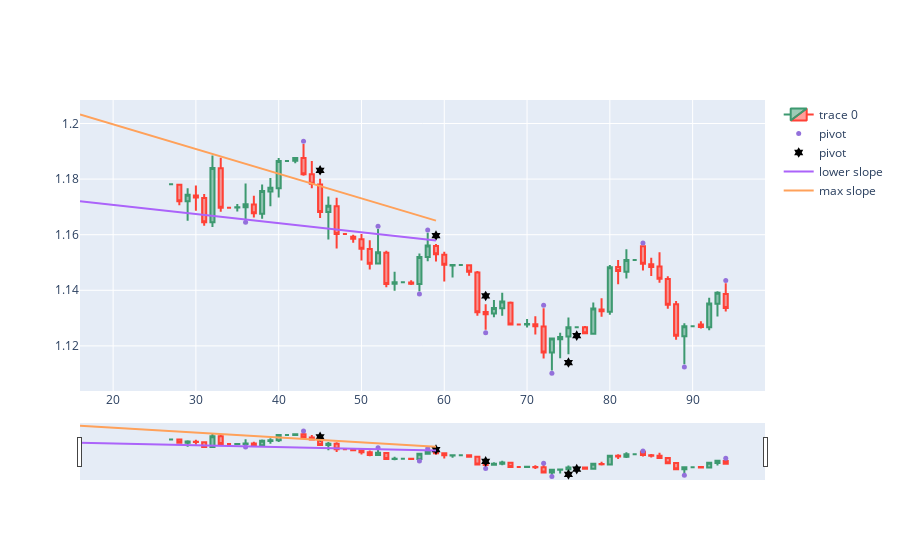

Notebook code for this chart:
### Code cell
candle = 59

fig = go.Figure(data=[go.Candlestick(x=dfpl.index,
                open=dfpl['Open'],
                high=dfpl['High'],
                low=dfpl['Low'],
                close=dfpl['Close'])])

fig.add_scatter(x=dfpl.index, y=dfpl['pointpos'], mode="markers",
                marker=dict(size=5, color="MediumPurple"),
                name="pivot")

fig.add_scatter(x=dfpl.index, y=dfpl['breakpointpos'], mode="markers",
                marker=dict(size=8, color="Black"), marker_symbol="hexagram",
                name="pivot")

sl_lows, interc_lows, sl_highs, interc_highs, r_sq_l, r_sq_h = collect_channel(candle, backcandles, window)
print(r_sq_l, r_sq_h)
x = np.array(range(candle-backcandles-window, candle+1))
fig.add_trace(go.Scatter(x=x, y=sl_lows*x + interc_lows, mode='lines', name='lower slope'))
fig.add_trace(go.Scatter(x=x, y=sl_highs*x + interc_highs, mode='lines', name='max slope'))
#fig.update_layout(xaxis_rangeslider_visible=False)
fig.show()
